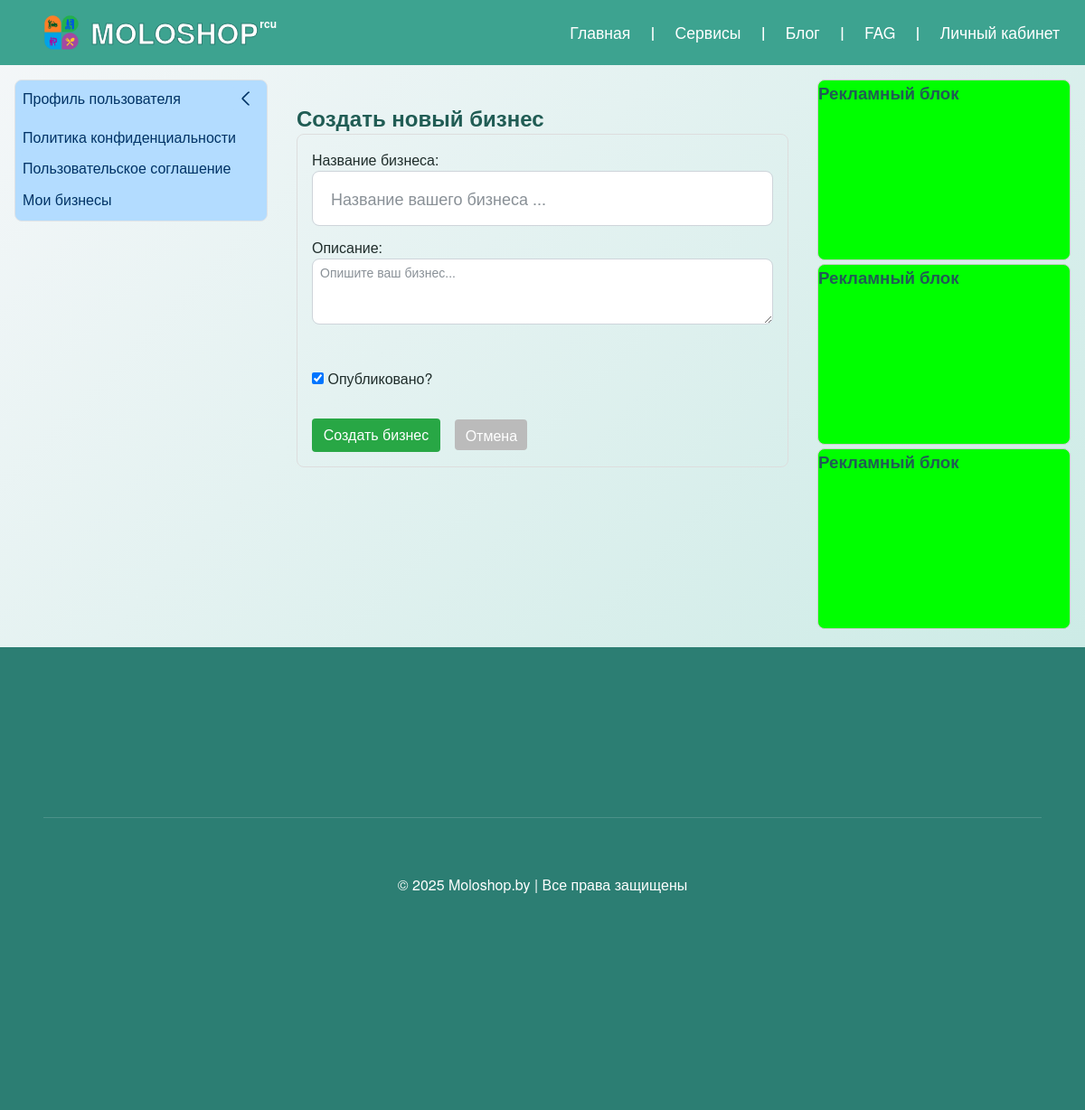
/business/create/ (signed in), run on the app's committed database.
### apps/users/models/menu.py (models this page shows, shortened)
class ProfileMenuCategory(UUIDModel, MPTTModel):
    name = models.CharField(max_length=100)
    url = models.CharField(
        max_length=200,
        blank=True,
        help_text="Имя URL-шаблона с namespace (например: 'landing:policy_detail')"
    )
    url_params = models.JSONField(
        blank=True,
        null=True,
        help_text='Параметры для reverse(), например: {"slug":"politika-konfidentsialnosti"}'
    )
    external_url = models.URLField(
        blank=True,
        null=True,
        help_text="Внешняя ссылка (например: https://t.me/moloshop)"
    )
    parent = TreeForeignKey('self', on_delete=models.CASCADE, null=True, blank=True, related_name='children')
    order = models.PositiveIntegerField(default=0)
    is_active_link = models.BooleanField(default=True, help_text="Активная ссылка")
    updated_at = models.DateTimeField(auto_now=True, verbose_name="Обновлен")
    class MPTTMeta:
        order_insertion_by = ['order']
    class Meta:
        app_label = 'users'
        verbose_name = "Пункт меню"
        verbose_name_plural = "Меню личного кабинета"
    def get_absolute_url(self):
        from django.urls import reverse
        if self.url:
            try:
                if self.url_params:
                    return reverse(self.url, kwargs=self.url_params)
                return reverse(self.url)
            except:
                return '#'
        return self.url

### apps/business/models/business.py (models this page shows, shortened)
class Business(NamedSlugModel):
    owner = models.ForeignKey(
        User,
        on_delete=models.CASCADE,
        related_name="businesses",
        verbose_name="Владелец",
    )
    subtitle = models.CharField(max_length=255, blank=True, null=True)
    favicon = models.ImageField(upload_to="business_favicons/", blank=True, null=True, verbose_name="favicon.ico")
    logo = models.ImageField(upload_to="business_logos/", blank=True, null=True)
    description = models.TextField(blank=True, verbose_name="Общее описание бизнеса")
    order = models.PositiveIntegerField(default=0, verbose_name="Порядок")
    is_visible = models.BooleanField(default=True, verbose_name="Активированный бизнес")
    created_at = models.DateTimeField(auto_now_add=True, verbose_name="Создан")
    updated_at = models.DateTimeField(auto_now=True, verbose_name="Обновлен")
    class Meta:
        ordering = ["order"]
        verbose_name = "Бизнес"
        verbose_name_plural = "Бизнесы"

### apps/business/views/business_options.py (the view)
# urls.py: path("create/", business_create, name="business_create"),
@login_required
def business_create(request):
    if request.method == "POST":
        form = BusinessForm(request.POST, request.FILES)
        if form.is_valid():
            business = form.save(commit=False)
            business.owner = request.user
            business.save()
            return redirect("business:business_edit", business.slug)
    else:
        form = BusinessForm()
    return render(request, "business/showcase/business_create.html", {"form": form})

### apps/core/models/footer_menu.py (called while the page is built)
    def get_col_desktop(self):
        if self.col_desctop:
            return self.col_desctop
        return 4 if self.parent is None and self.order < 4 else 12

    def get_col_md(self):
        return self.col_md or 12

    def get_url(self):
        if self.external_url:
            return self.external_url
        if not self.url or self.url == "#":
            return "#"
        try:
            return reverse(self.url, kwargs=self.url_params or {})
        except NoReverseMatch:
            return "#"

### apps/core/templatetags/footer_menu.py (called while the page is built)
@register.inclusion_tag("core/includes/footer_menu.html", takes_context=True)
def render_footer_menu(context):
    request = context["request"]
    parents = FooterMenuCategory.objects.filter(parent__isnull=True, is_active_link=True).order_by("order")
    return {
        "parents": parents,
        "request": request,
    }

### apps/core/templatetags/string_filters.py (called while the page is built)
@register.filter
def startswith(value, prefix: str) -> bool:
    if not isinstance(value, str):
        return False
    return value.startswith(prefix)

### apps/users/templatetags/profile_menu.py (called while the page is built)
@register.inclusion_tag("users/components/user_menu.html", takes_context=True)
def render_user_menu(context):
    request = context['request']
    current_path = request.path
    all_items = ProfileMenuCategory.objects.all().prefetch_related('parent', 'children__children')
    menu_sections = [item for item in all_items if item.parent is None]
    def get_open_ids(path):
        for item in all_items:
            if item.get_absolute_url() == path:
                open_ids = []
                current = item.parent
                while current:
                    open_ids.append(current.id)
                    current = current.parent
                return open_ids
        return []
    open_ids = get_open_ids(current_path)
    return {
        'menu_sections': menu_sections,
        'request': request,
        'current_path': current_path,
        'open_ids': open_ids,
    }

### apps/business/templates/business/showcase/business_create.html (shortened to what this page needs)
{% extends "users/base_userpanel.html" %}
{% load static %}
{% block users_content %}
<div class="container" style="margin-top:1.5rem; margin-bottom:2rem;">
  <h2>Создать новый бизнес</h2>
  <div style="border:1px solid #ddd; border-radius:8px; padding:1rem;">
    <form method="post" enctype="multipart/form-data">
      <div style="margin-bottom:0.75rem;">
        {{ form.title.label_tag }}<br>
        {{ form.title }}
      </div>
      <div style="margin-bottom:0.75rem;">
        {{ form.description.label_tag }}<br>
        {{ form.description }}
      </div>
      <div style="margin-bottom:0.75rem;">
        {{ form.logo.label_tag }}<br>
      </div>
      <div style="margin-bottom:1rem;">
        {{ form.is_visible }} <label for="{{ form.is_visible.id_for_label }}">{{ form.is_visible.label }}</label>
      </div>
      <div style="margin-top:1rem;">
        <button type="submit" style="padding:0.4rem 0.8rem; border:none; background:#28a745; color:#fff; border-radius:4px;">
          Создать бизнес
        </button>
        <a href="{% url 'business:business_list' %}" style="margin-left:0.75rem; padding:0.35rem 0.7rem; background:#bbb; color:#fff; text-decoration:none; border-radius:4px;">
          Отмена
        </a>
      </div>
    </form>
  </div>
</div>
{% endblock %}

### apps/users/templates/users/components/user_menu.html (shortened to what this page needs)
<div class="user-menu-wrapper mb-4 border rounded">
  <nav class="user-menu">
    {% for section in menu_sections %}
      <div class="menu-section">
        {% if section.children.exists %}
          <div class="menu-header-wrap">
            <a href="{{ section.get_absolute_url }}"
               class="menu-header{% if current_path == section.get_absolute_url %} active{% endif %}">
              {{ section.name }}
            </a>
            <label for="toggle-section-{{ section.pk }}" class="chevron-toggle" aria-label="Развернуть меню">
              <span class="chevron-icon"></span>
            </label>
          </div>
        {% else %}
          <div class="menu-header-wrap">
            <a href="{{ section.get_absolute_url }}"
               class="menu-header{% if current_path == section.get_absolute_url %} active{% endif %}">
              {{ section.name }}
            </a>
          </div>
        {% endif %}
      </div>
    {% endfor %}
  </nav>
</div>

### apps/core/templates/core/includes/footer_menu.html (shortened to what this page needs)
{% load string_filters %}
<div class="footer-menu">
  <div class="row align-items-start">
    {% for parent in parents|slice:":3" %}
      <div class="col-{{ parent.get_col_desktop }} col-md-{{ parent.get_col_md }}">
      </div>
    {% endfor %}
  </div>
<div class="footer-extra mt-4">
  <br>&copy; 2025 Moloshop.by | Все права защищены
</div>
</div>

### apps/core/static/core/css/global_core.css (style rules this page uses)
*,*::before,*::after { margin:0;padding:0;box-sizing:border-box;border:0;vertical-align:baseline }
html,body { height:100%;margin:0;min-height:100vh }
a { color:inherit;text-decoration:none;cursor:pointer;transition:color 0.3s ease }
button,input,select,textarea { background:none;color:inherit;font-family:inherit;font-size:inherit;line-height:inherit;border-radius:0;outline:none }
h1,h2,h3,h4,h5,h6 { font-weight:600;color:#205c54 }
body { font-family:'Helvetica Neue', Arial, sans-serif;font-weight:400;font-size:16px;line-height:1.5;color:#1f2d2b;background:linear-gradient(to bottom right, #f5f7f9, #C2E8E1);background-repeat:no-repeat;background-attachment:fixed;-webkit-font-smoothing:antialiased;-moz-osx-font-smoothing:grayscale;-webkit-text-size-adjust:100%;-ms-text-size-adjust:100%;min-height:100vh;text-rendering:optimizeLegibility }
.container { max-width:1200px;padding-left:1rem;padding-right:1rem;margin-left:auto;margin-right:auto }
p,span,label,a { font-size:1rem;line-height:1.4;color:#1f2d2b }
button { background:transparent;border:none;cursor:pointer;padding:0;font:inherit }
input,textarea,select { font-family:inherit;font-size:inherit;line-height:inherit;color:#1f2d2b;background-color:#fff;border:1px solid #e0e0e0;border-radius:4px;padding:0.5rem 0.75rem;transition:border-color 0.3s ease }
.container { max-width:1200px;margin-left:auto;margin-right:auto;padding-left:1rem;padding-right:1rem }
.row { display:flex;flex-wrap:wrap;margin-left:-.5rem;margin-right:-.5rem }
[class*="col-"] { padding-left:.5rem;padding-right:.5rem;box-sizing:border-box }
.col-4 { flex:0 0 auto;width:33.33333% }
.mt-4 { margin-top:1rem !important }
.mb-4 { margin-bottom:1rem !important }
.border { border:1px solid #dee2e6 !important }
.rounded { border-radius:0.5rem !important }
.align-items-start { align-items:flex-start !important }
.form-control { display:block;width:100%;max-width:100%;padding:0.75rem 1rem;font-size:1rem;line-height:1.5;color:#212529;background-color:#fff;background-clip:padding-box;border:1px solid #ced4da;border-radius:0.5rem;transition:border-color 0.2s ease, box-shadow 0.2s ease }
.form-control::placeholder { color:#6c757d;opacity:0.8 }
.form-control--compact { padding:0.25rem 0.5rem;font-size:0.875rem }
.form-control--large { padding:1rem 1.25rem;font-size:1.125rem }
textarea.form-control { resize:vertical;min-height:3rem }
.footer-menu { background-color:#2c7e73;padding:2rem 3rem;min-height:32rem;color:#fff }
.footer-menu .footer-extra { border-top:1px solid rgba(255,255,255,0.15);padding-top:1rem;text-align:center }

### apps/users/static/users/css/users.css (style rules this page uses)
form { display:flex;flex-direction:column }
.user-menu-wrapper { background:#B3DCFF;border:1px solid #ccc;border-radius:0.5rem;padding:0 }
.user-menu-wrapper .user-menu { display:block;padding:.25rem }
.user-menu-wrapper .menu-section { margin-bottom:.25rem }
.user-menu-wrapper .menu-section .menu-header-wrap,.user-menu-wrapper .menu-section .submenu-header-wrap { display:flex;justify-content:space-between;align-items:center }
.user-menu-wrapper .menu-section .menu-header { flex-grow:1;text-decoration:none;font-weight:500;background-color:#B3DCFF;color:#036;padding:0.25rem 0.25rem;border-radius:0.25rem }
.user-menu-wrapper .menu-section .chevron-toggle { display:inline-flex;align-items:center;justify-content:center;width:2rem;height:2rem;cursor:pointer }
.user-menu-wrapper .menu-section .chevron-icon { display:inline-block;width:12px;height:12px;border:solid #036;border-width:0 2px 2px 0;transform:rotate(135deg);border-radius:2px;transition:transform 0.3s ease }

### data on the page
ProfileMenuCategory: name "Профиль пользователя"
ProfileMenuCategory: name "Политика конфиденциальности"
ProfileMenuCategory: name "Пользовательское соглашение"
ProfileMenuCategory: name "Мои бизнесы"

### other printed values
{{ item.title }} "Главная" "Сервисы" "Блог" "FAG" "Личный кабинет"
